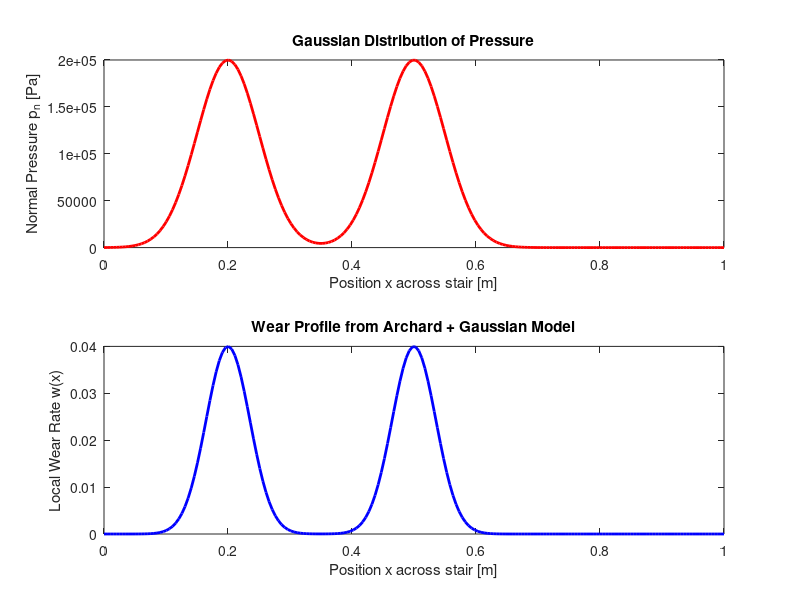

Source code (MATLAB):
% --- Step 1: Define stair geometry ---
width_stair = 1.0;   % [m] total width of the stair
nx = 200;            % Number of discretized points in the x-direction
x_vals = linspace(0, width_stair, nx);

% --- Step 2: Define material & Archard parameters ---
k = 1.0e-3;       % Wear coefficient (dimensionless)
H = 1.0e9;        % Hardness [Pa]

% --- Step 3: Define a Gaussian (or sum of Gaussians) for normal pressure ---
mu1 = 0.5;        % center of Gaussian #1 [m]
sigma1 = 0.05;    % standard deviation [m]
pmax1 = 2.0e5;    % peak pressure [Pa]

% Single Gaussian example:
% p_n = pmax1 * exp( -((x_vals - mu1).^2)/(2*sigma1^2) );

% If two lanes (two Gaussians):
mu2 = 0.2;
sigma2 = 0.05;
pmax2 = 2.0e5;
p_n = pmax1 * exp( -((x_vals - mu1).^2)/(2*sigma1^2) ) ...
    + pmax2 * exp( -((x_vals - mu2).^2)/(2*sigma2^2) );

% --- Step 4: Relate sliding distance s(x) to traffic ---
% For simplicity, assume s(x) is proportional to p_n(x)
% or define s(x) separately if you have a more detailed model.
C_slip = 1.0;  % some proportionality constant
s_x = C_slip * p_n;  % Example: local sliding distance scales with local traffic

% --- Step 5: Compute local wear w(x) and integrate for total worn volume ---
w_x = k * (p_n .* s_x) / H;  % Archard’s Law in discrete form
dx = x_vals(2) - x_vals(1);
W_total = sum(w_x) * dx;     % approximate integral over x

% --- Step 6: Visualize or analyze the lateral wear profile ---
figure;
subplot(2,1,1);
plot(x_vals, p_n, 'r', 'LineWidth', 2);
xlabel('Position x across stair [m]');
ylabel('Normal Pressure p_n [Pa]');
title('Gaussian Distribution of Pressure');

subplot(2,1,2);
plot(x_vals, w_x, 'b', 'LineWidth', 2);
xlabel('Position x across stair [m]');
ylabel('Local Wear Rate w(x)');
title('Wear Profile from Archard + Gaussian Model');

% Display total worn volume
fprintf('Total worn volume (per unit step depth) = %.3e m^3\n', W_total);
